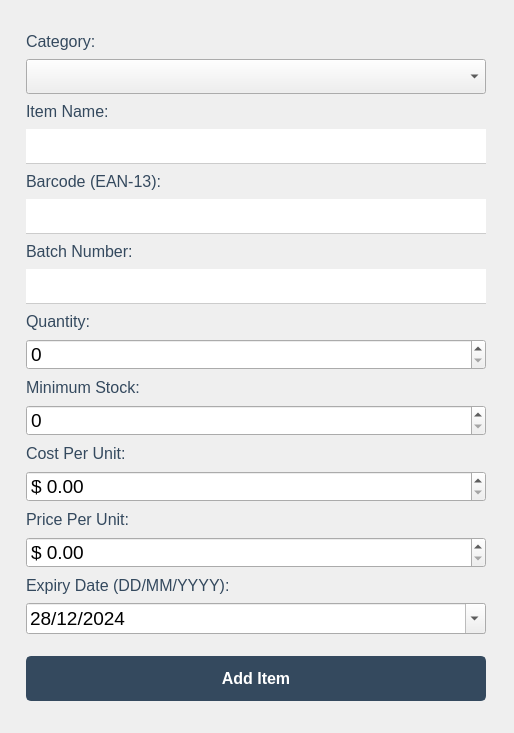
<?xml version="1.0" encoding="UTF-8"?>
<ui version="4.0">
 <class>AddItemPopup</class>
 <widget class="QDialog" name="AddItemPopup">
  <property name="geometry">
   <rect>
    <x>0</x>
    <y>0</y>
    <width>514</width>
    <height>733</height>
   </rect>
  </property>
  <property name="sizePolicy">
   <sizepolicy hsizetype="Preferred" vsizetype="Preferred">
    <horstretch>0</horstretch>
    <verstretch>0</verstretch>
   </sizepolicy>
  </property>
  <property name="minimumSize">
   <size>
    <width>514</width>
    <height>733</height>
   </size>
  </property>
  <property name="maximumSize">
   <size>
    <width>514</width>
    <height>733</height>
   </size>
  </property>
  <property name="font">
   <font>
    <family>Segoe UI</family>
    <bold>false</bold>
   </font>
  </property>
  <property name="windowTitle">
   <string>Add New Item</string>
  </property>
  <property name="windowIcon">
   <iconset resource="../icons/resource.qrc">
    <normaloff>:/icons/cart.png</normaloff>:/icons/cart.png</iconset>
  </property>
  <property name="styleSheet">
   <string notr="true">QMainWindow {
background-color: qlineargradient(
    x1:0, y1:0, x2:0, y2:1,
    stop:0 #FFFFFF,
    stop:1 #E8E8E8
);
}

QLabel {
	color: #34495e;
	font-family: &quot;Segoe UI&quot;;
	font-weight: medium;
    font-size: 12pt;
}


QLineEdit {
	border: none;
	border-bottom: 1px solid #cccccc;

}

QLineEdit:focus {
	border-bottom: 1px solid #34495e;

}


QPushButton {
    background-color: #34495e;
    color: white;
    border: 2px solid #34495e;
    border-radius: 5px;
    font-size: 12pt;
}

QPushButton:hover {
    background-color: #2c3e50;
    border-color: #2c3e50;
}

QPushButton:pressed {
    background-color: #22313f;
    border-color: #22313f;
}


</string>
  </property>
  <layout class="QGridLayout" name="gridLayout_2">
   <item row="0" column="0">
    <widget class="QWidget" name="widget" native="true">
     <layout class="QGridLayout" name="gridLayout">
      <item row="0" column="1">
       <spacer name="verticalSpacer">
        <property name="orientation">
         <enum>Qt::Orientation::Vertical</enum>
        </property>
        <property name="sizeHint" stdset="0">
         <size>
          <width>20</width>
          <height>12</height>
         </size>
        </property>
       </spacer>
      </item>
      <item row="1" column="0">
       <spacer name="horizontalSpacer">
        <property name="orientation">
         <enum>Qt::Orientation::Horizontal</enum>
        </property>
        <property name="sizeHint" stdset="0">
         <size>
          <width>0</width>
          <height>20</height>
         </size>
        </property>
       </spacer>
      </item>
      <item row="1" column="1">
       <layout class="QVBoxLayout" name="main_layout">
        <property name="spacing">
         <number>6</number>
        </property>
        <item>
         <layout class="QVBoxLayout" name="verticalLayout_10">
          <property name="spacing">
           <number>8</number>
          </property>
          <property name="bottomMargin">
           <number>16</number>
          </property>
          <item>
           <layout class="QVBoxLayout" name="verticalLayout_3">
            <item>
             <widget class="QLabel" name="label">
              <property name="text">
               <string>Category:</string>
              </property>
             </widget>
            </item>
            <item>
             <widget class="QComboBox" name="category_comboBox">
              <property name="minimumSize">
               <size>
                <width>460</width>
                <height>35</height>
               </size>
              </property>
              <property name="font">
               <font>
                <pointsize>12</pointsize>
               </font>
              </property>
              <property name="currentText">
               <string/>
              </property>
              <property name="placeholderText">
               <string>Select a category</string>
              </property>
              <item>
               <property name="text">
                <string>Dairy</string>
               </property>
              </item>
              <item>
               <property name="text">
                <string>Bakery</string>
               </property>
              </item>
              <item>
               <property name="text">
                <string>Meat</string>
               </property>
              </item>
              <item>
               <property name="text">
                <string>Produce</string>
               </property>
              </item>
              <item>
               <property name="text">
                <string>Frozen Foods</string>
               </property>
              </item>
              <item>
               <property name="text">
                <string>Beverages</string>
               </property>
              </item>
              <item>
               <property name="text">
                <string>Snacks</string>
               </property>
              </item>
              <item>
               <property name="text">
                <string>Household</string>
               </property>
              </item>
              <item>
               <property name="text">
                <string>Personal Care</string>
               </property>
              </item>
              <item>
               <property name="text">
                <string>Health Care</string>
               </property>
              </item>
              <item>
               <property name="text">
                <string>Baby Products</string>
               </property>
              </item>
              <item>
               <property name="text">
                <string>Pet Supplies</string>
               </property>
              </item>
              <item>
               <property name="text">
                <string>Electronics</string>
               </property>
              </item>
              <item>
               <property name="text">
                <string>Clothing</string>
               </property>
              </item>
              <item>
               <property name="text">
                <string>Stationery</string>
               </property>
              </item>
              <item>
               <property name="text">
                <string>Garden</string>
               </property>
              </item>
              <item>
               <property name="text">
                <string>Automotive</string>
               </property>
              </item>
              <item>
               <property name="text">
                <string>Toys</string>
               </property>
              </item>
              <item>
               <property name="text">
                <string>Kitchenware</string>
               </property>
              </item>
              <item>
               <property name="text">
                <string>Cleaning Supplies</string>
               </property>
              </item>
              <item>
               <property name="text">
                <string>Paper Products</string>
               </property>
              </item>
              <item>
               <property name="text">
                <string>Confectionery</string>
               </property>
              </item>
              <item>
               <property name="text">
                <string>Seafood</string>
               </property>
              </item>
              <item>
               <property name="text">
                <string>Breakfast Foods</string>
               </property>
              </item>
              <item>
               <property name="text">
                <string>Spices</string>
               </property>
              </item>
              <item>
               <property name="text">
                <string>Grains</string>
               </property>
              </item>
              <item>
               <property name="text">
                <string>Oils</string>
               </property>
              </item>
              <item>
               <property name="text">
                <string>Canned Goods</string>
               </property>
              </item>
             </widget>
            </item>
           </layout>
          </item>
          <item>
           <layout class="QVBoxLayout" name="verticalLayout">
            <item>
             <widget class="QLabel" name="item_name_label">
              <property name="font">
               <font>
                <family>Segoe UI</family>
                <pointsize>12</pointsize>
                <bold>false</bold>
               </font>
              </property>
              <property name="text">
               <string>Item Name:</string>
              </property>
             </widget>
            </item>
            <item>
             <widget class="QLineEdit" name="item_name_lineEdit">
              <property name="minimumSize">
               <size>
                <width>450</width>
                <height>35</height>
               </size>
              </property>
              <property name="maximumSize">
               <size>
                <width>16777215</width>
                <height>16777215</height>
               </size>
              </property>
              <property name="font">
               <font>
                <pointsize>14</pointsize>
               </font>
              </property>
             </widget>
            </item>
           </layout>
          </item>
          <item>
           <layout class="QVBoxLayout" name="verticalLayout_2">
            <item>
             <widget class="QLabel" name="barcode_label">
              <property name="text">
               <string>Barcode (EAN-13):</string>
              </property>
             </widget>
            </item>
            <item>
             <widget class="QLineEdit" name="barcode_lineEdit">
              <property name="minimumSize">
               <size>
                <width>460</width>
                <height>35</height>
               </size>
              </property>
              <property name="font">
               <font>
                <pointsize>14</pointsize>
               </font>
              </property>
             </widget>
            </item>
           </layout>
          </item>
          <item>
           <layout class="QVBoxLayout" name="verticalLayout_9">
            <item>
             <widget class="QLabel" name="batch_no_label">
              <property name="text">
               <string>Batch Number:</string>
              </property>
             </widget>
            </item>
            <item>
             <widget class="QLineEdit" name="batch_no_lineEdit">
              <property name="minimumSize">
               <size>
                <width>460</width>
                <height>35</height>
               </size>
              </property>
              <property name="font">
               <font>
                <pointsize>14</pointsize>
               </font>
              </property>
             </widget>
            </item>
           </layout>
          </item>
          <item>
           <layout class="QVBoxLayout" name="verticalLayout_4">
            <item>
             <widget class="QLabel" name="quantity_label">
              <property name="text">
               <string>Quantity:</string>
              </property>
             </widget>
            </item>
            <item>
             <widget class="QSpinBox" name="quantity_spinBox">
              <property name="minimumSize">
               <size>
                <width>460</width>
                <height>30</height>
               </size>
              </property>
              <property name="font">
               <font>
                <pointsize>14</pointsize>
               </font>
              </property>
             </widget>
            </item>
           </layout>
          </item>
          <item>
           <layout class="QVBoxLayout" name="verticalLayout_5">
            <item>
             <widget class="QLabel" name="minimum_stock_label">
              <property name="text">
               <string>Minimum Stock:</string>
              </property>
             </widget>
            </item>
            <item>
             <widget class="QSpinBox" name="minimum_stock_spinBox">
              <property name="minimumSize">
               <size>
                <width>460</width>
                <height>30</height>
               </size>
              </property>
              <property name="font">
               <font>
                <pointsize>14</pointsize>
               </font>
              </property>
             </widget>
            </item>
           </layout>
          </item>
          <item>
           <layout class="QVBoxLayout" name="verticalLayout_7">
            <item>
             <widget class="QLabel" name="cost_label">
              <property name="text">
               <string>Cost Per Unit:</string>
              </property>
             </widget>
            </item>
            <item>
             <widget class="QDoubleSpinBox" name="cost_doubleSpinBox">
              <property name="minimumSize">
               <size>
                <width>460</width>
                <height>30</height>
               </size>
              </property>
              <property name="font">
               <font>
                <pointsize>14</pointsize>
               </font>
              </property>
              <property name="prefix">
               <string>$ </string>
              </property>
              <property name="suffix">
               <string/>
              </property>
             </widget>
            </item>
           </layout>
          </item>
          <item>
           <layout class="QVBoxLayout" name="verticalLayout_8">
            <item>
             <widget class="QLabel" name="price_label">
              <property name="text">
               <string>Price Per Unit:</string>
              </property>
             </widget>
            </item>
            <item>
             <widget class="QDoubleSpinBox" name="price_doubleSpinBox">
              <property name="minimumSize">
               <size>
                <width>460</width>
                <height>30</height>
               </size>
              </property>
              <property name="font">
               <font>
                <pointsize>14</pointsize>
               </font>
              </property>
              <property name="prefix">
               <string>$ </string>
              </property>
              <property name="suffix">
               <string/>
              </property>
             </widget>
            </item>
           </layout>
          </item>
          <item>
           <layout class="QVBoxLayout" name="verticalLayout_6">
            <item>
             <widget class="QLabel" name="expiry_date_label">
              <property name="text">
               <string>Expiry Date (DD/MM/YYYY):</string>
              </property>
             </widget>
            </item>
            <item>
             <widget class="QDateEdit" name="expiry_dateEdit">
              <property name="minimumSize">
               <size>
                <width>460</width>
                <height>30</height>
               </size>
              </property>
              <property name="font">
               <font>
                <pointsize>14</pointsize>
               </font>
              </property>
              <property name="dateTime">
               <datetime>
                <hour>0</hour>
                <minute>0</minute>
                <second>0</second>
                <year>2024</year>
                <month>12</month>
                <day>28</day>
               </datetime>
              </property>
              <property name="displayFormat">
               <string>dd/MM/yyyy</string>
              </property>
              <property name="calendarPopup">
               <bool>true</bool>
              </property>
             </widget>
            </item>
           </layout>
          </item>
         </layout>
        </item>
        <item>
         <widget class="QPushButton" name="add_item_btn">
          <property name="minimumSize">
           <size>
            <width>460</width>
            <height>45</height>
           </size>
          </property>
          <property name="font">
           <font>
            <family>Segoe UI</family>
            <pointsize>12</pointsize>
            <bold>true</bold>
           </font>
          </property>
          <property name="text">
           <string>Add Item</string>
          </property>
         </widget>
        </item>
       </layout>
      </item>
      <item row="1" column="2">
       <spacer name="horizontalSpacer_2">
        <property name="orientation">
         <enum>Qt::Orientation::Horizontal</enum>
        </property>
        <property name="sizeHint" stdset="0">
         <size>
          <width>8</width>
          <height>20</height>
         </size>
        </property>
       </spacer>
      </item>
      <item row="2" column="1">
       <spacer name="verticalSpacer_2">
        <property name="orientation">
         <enum>Qt::Orientation::Vertical</enum>
        </property>
        <property name="sizeHint" stdset="0">
         <size>
          <width>20</width>
          <height>12</height>
         </size>
        </property>
       </spacer>
      </item>
     </layout>
    </widget>
   </item>
  </layout>
 </widget>
 <resources>
  <include location="../icons/resource.qrc"/>
 </resources>
 <connections/>
</ui>
